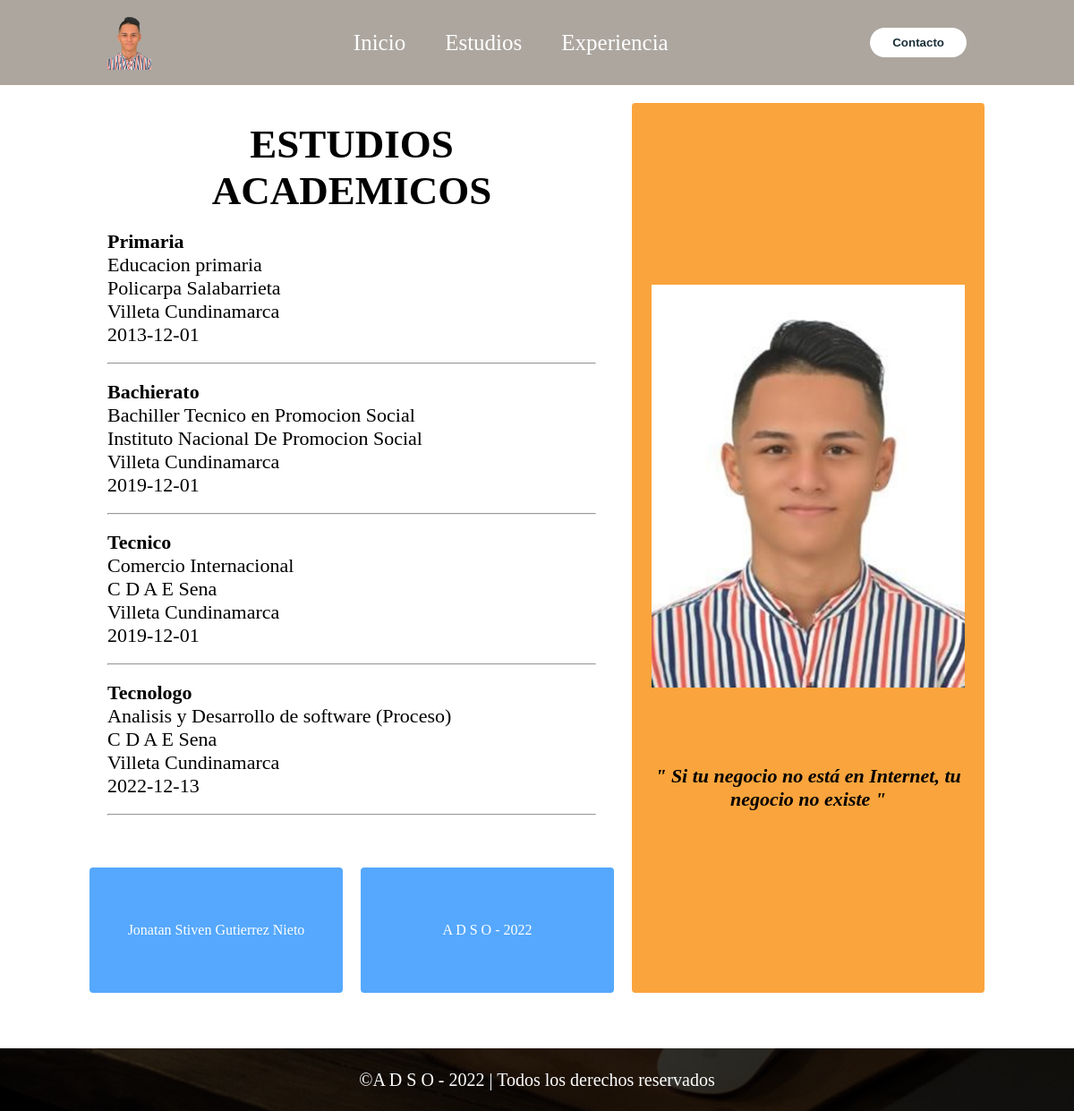
Page /Estudios.php on the committed database.
### tables this page shows
CREATE TABLE  estudios (
    id  			 int PRIMARY KEY NOT NULL AUTO_INCREMENT,
    tipo_estudio	 varchar (25) NOT NULL, 
	nombre_estudio	 varchar (60) NOT NULL,  
	institucion_educ varchar (60) NOT NULL,
	ciudad			 varchar (40),
	fecha_graduacion DATE);

### Datos/DatosEstudios.php (called while the page is built)
<?php
    function Datos_a_Preparar(&$InfoEstudios){
        $InfoEstudios = [
            [
                'Titulo' => 'ESTUDIOS ACADEMICOS',
                'Texto1' => '<b>Primaria :</b> Policarpa Salabarrieta - Villeta Cundinamarca.',
                'Texto2' => '<b>Bachillerato :</b> Instituto Nacional De Promocion Social - Villeta Cundinamarca.',
                'Texto3' => '<b>Tecnico en Comercio Internacional :</b> CDAE Sena - Villeta Cundinamarca.',
                'Texto4' => '<b>Tecnologo en Analisis y Desarrollo de software :</b> En proceso - CDAE Sena - Villeta Cundinamarca.',
                'Foto' => '<img src=img/Foto.png id= Foto>',
                'FotoGrupo' => '<img src=img/Foto2.jpeg id= Foto2>',
                'Frase' => '" Si tu negocio no está en Internet, tu negocio no existe "',
                'Widget-1' => 'Jonatan Stiven Gutierrez Nieto',
                'Widget-2' => 'A D S O - 2022',
            ],
        ];
    }
?>

### Estudios.php (the view, shortened to what this page needs)
<!DOCTYPE html>
<html lang="es">
<head>
    <link rel="stylesheet" href="Css/Estudios.css">
</head>
    <?php
        require_once("Datos/DatosEstudios.php");
    ?>
<body>
<?php
    include("Header/Header.php");
?>
<div class= "Cuerpo">
    <main class= contenido >
<?php
    $LinkBD=Conectarse("localhost" , "root" , "" , "web_personal_jonatan");
    $ScriptSQL = "SELECT * FROM estudios";
if ($DatosEstudio = mysqli_query($LinkBD, $ScriptSQL)) {
?>
    <center><h1 class="Titulo"><?php echo $InfoEstudios[0]['Titulo']; ?></h1></center><br>
<?php
	while($fila = mysqli_fetch_array($DatosEstudio)){
		echo "<p class='Texto'><b>" . $fila['tipo_estudio'] . "</b></p>";
        echo "<p class='Texto'>" . $fila['nombre_estudio'] ."</p>";
		echo "<p class='Texto'>" . $fila['institucion_educ'] ."</p>";
		echo "<p class='Texto'>" . $fila['ciudad'] . "</p>";
		echo "<p class='Texto'>" . $fila['fecha_graduacion'] . "</p>". "<br><hr><br>";
		}
  }
  else {
    printf("Hubo errores al leer los datos");
  }
?>
    </main>
    <aside class= sidebar >
        <table>
            <tr>
                <td><center><?php echo $InfoEstudios[0]['Foto']; ?></center></td>
            </tr>
            <tr>
                <td><p class="Frase"><?php echo $InfoEstudios[0]['Frase']; ?></p></td>
            </tr>
        </table>
    </aside>
        <div class= widget-1 >
            <p><?php echo $InfoEstudios[0]['Widget-1']; ?></p>
        </div>
        <div class= widget-2 >
            <p><?php echo $InfoEstudios[0]['Widget-2']; ?></p>
        </div>
    </div>
<?php
    include("Footer/Footer.php");
?>
</body>
</html>

### Css/Estudios.css (style rules this page uses)
* { margin: 0px; padding: 0px; }
.Cuerpo { width: 90%; max-width: 1000px; margin: 20px auto; display: grid; grid-gap: 20px; grid-template-columns: repeat(3, 1fr); grid-template-rows: repeat(4, auto); grid-template-areas: "contenido contenido sidebar" "widget-1 widget-2 sidebar"; }
.Cuerpo > div, .Cuerpo .contenido, .Cuerpo .sidebar { background: #fff; padding: 20px; border-radius: 4px; }
.Cuerpo .contenido { grid-area: contenido; }
.Cuerpo .sidebar { grid-column: 3 / 4; background: #fAA43D; text-align: center; display: flex; align-items: center; justify-content: center; min-height: 100px; grid-area: sidebar; }
.Cuerpo .widget-1, .Cuerpo .widget-2 { background: #55a8fd; color: #fff; height: 100px; text-align: center; display: flex; align-items: center; justify-content: center; }
.Cuerpo .widget-1 { grid-area: widget-1; }
.Cuerpo .widget-2 { grid-area: widget-2; }
.Titulo { font-size: 45px; }
.Texto { font-size: 22px; }
#Foto { width: 350px; height: 450px; }
.Frase { font-size: 22px; margin-top: 80px; font-weight: bold; font-style: italic; color: black; }

### rows in the picture
estudios: tipo_estudio "Primaria", nombre_estudio "Educacion primaria", institucion_educ "Policarpa Salabarrieta", ciudad "Villeta Cundinamarca", fecha_graduacion "2013-12-01"
estudios: tipo_estudio "Bachierato", nombre_estudio "Bachiller Tecnico en Promocion Social", institucion_educ "Instituto Nacional De Promocion Social", ciudad "Villeta Cundinamarca", fecha_graduacion "2019-12-01"
estudios: tipo_estudio "Tecnico", nombre_estudio "Comercio Internacional", institucion_educ "C D A E Sena", ciudad "Villeta Cundinamarca", fecha_graduacion "2019-12-01"
estudios: tipo_estudio "Tecnologo", nombre_estudio "Analisis y Desarrollo de software (Proceso)", institucion_educ "C D A E Sena", ciudad "Villeta Cundinamarca", fecha_graduacion "2022-12-13"

### other values in the picture
$InfoEstudios[0]['Titulo'] "ESTUDIOS ACADEMICOS"
$InfoEstudios[0]['Frase'] "\" Si tu negocio no está en Internet, tu negocio no existe \""
$InfoEstudios[0]['Widget-1'] "Jonatan Stiven Gutierrez Nieto"
$InfoEstudios[0]['Widget-2'] "A D S O - 2022"
